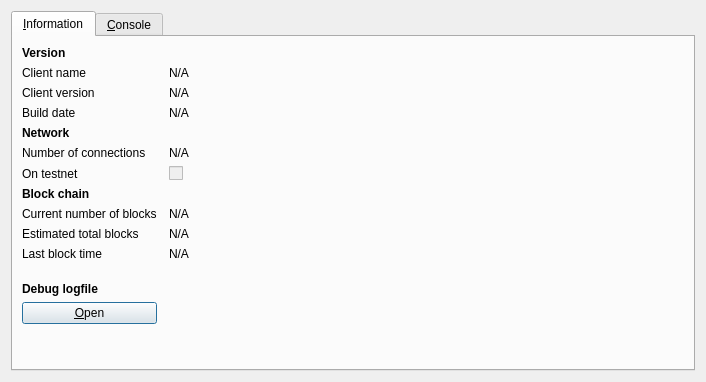
<?xml version="1.0" encoding="UTF-8"?>
<ui version="4.0">
 <class>RPCConsole</class>
 <widget class="QDialog" name="RPCConsole">
  <property name="geometry">
   <rect>
    <x>0</x>
    <y>0</y>
    <width>706</width>
    <height>382</height>
   </rect>
  </property>
  <property name="windowTitle">
   <string>Paycoin debug window</string>
  </property>
  <layout class="QVBoxLayout" name="verticalLayout_2">
   <item>
    <widget class="QTabWidget" name="tabWidget">
     <property name="currentIndex">
      <number>0</number>
     </property>
     <widget class="QWidget" name="tab_info">
      <attribute name="title">
       <string>&amp;Information</string>
      </attribute>
      <layout class="QGridLayout" name="gridLayout" columnstretch="0,1">
       <property name="horizontalSpacing">
        <number>12</number>
       </property>
       <item row="1" column="0">
        <widget class="QLabel" name="label_5">
         <property name="text">
          <string>Client name</string>
         </property>
        </widget>
       </item>
       <item row="1" column="1">
        <widget class="QLabel" name="clientName">
         <property name="text">
          <string>N/A</string>
         </property>
         <property name="textFormat">
          <enum>Qt::PlainText</enum>
         </property>
         <property name="textInteractionFlags">
          <set>Qt::LinksAccessibleByMouse|Qt::TextSelectableByKeyboard|Qt::TextSelectableByMouse</set>
         </property>
        </widget>
       </item>
       <item row="2" column="0">
        <widget class="QLabel" name="label_6">
         <property name="text">
          <string>Client version</string>
         </property>
        </widget>
       </item>
       <item row="2" column="1">
        <widget class="QLabel" name="clientVersion">
         <property name="text">
          <string>N/A</string>
         </property>
         <property name="textFormat">
          <enum>Qt::PlainText</enum>
         </property>
         <property name="textInteractionFlags">
          <set>Qt::LinksAccessibleByMouse|Qt::TextSelectableByKeyboard|Qt::TextSelectableByMouse</set>
         </property>
        </widget>
       </item>
       <item row="0" column="0">
        <widget class="QLabel" name="label_9">
         <property name="font">
          <font>
           <weight>75</weight>
           <bold>true</bold>
          </font>
         </property>
         <property name="text">
          <string>Version</string>
         </property>
        </widget>
       </item>
       <item row="4" column="0">
        <widget class="QLabel" name="label_11">
         <property name="font">
          <font>
           <weight>75</weight>
           <bold>true</bold>
          </font>
         </property>
         <property name="text">
          <string>Network</string>
         </property>
        </widget>
       </item>
       <item row="5" column="0">
        <widget class="QLabel" name="label_7">
         <property name="text">
          <string>Number of connections</string>
         </property>
        </widget>
       </item>
       <item row="5" column="1">
        <widget class="QLabel" name="numberOfConnections">
         <property name="text">
          <string>N/A</string>
         </property>
         <property name="textFormat">
          <enum>Qt::PlainText</enum>
         </property>
         <property name="textInteractionFlags">
          <set>Qt::LinksAccessibleByMouse|Qt::TextSelectableByKeyboard|Qt::TextSelectableByMouse</set>
         </property>
        </widget>
       </item>
       <item row="6" column="0">
        <widget class="QLabel" name="label_8">
         <property name="text">
          <string>On testnet</string>
         </property>
        </widget>
       </item>
       <item row="6" column="1">
        <widget class="QCheckBox" name="isTestNet">
         <property name="enabled">
          <bool>false</bool>
         </property>
         <property name="text">
          <string/>
         </property>
        </widget>
       </item>
       <item row="7" column="0">
        <widget class="QLabel" name="label_10">
         <property name="font">
          <font>
           <weight>75</weight>
           <bold>true</bold>
          </font>
         </property>
         <property name="text">
          <string>Block chain</string>
         </property>
        </widget>
       </item>
       <item row="8" column="0">
        <widget class="QLabel" name="label_3">
         <property name="text">
          <string>Current number of blocks</string>
         </property>
        </widget>
       </item>
       <item row="8" column="1">
        <widget class="QLabel" name="numberOfBlocks">
         <property name="text">
          <string>N/A</string>
         </property>
         <property name="textFormat">
          <enum>Qt::PlainText</enum>
         </property>
         <property name="textInteractionFlags">
          <set>Qt::LinksAccessibleByMouse|Qt::TextSelectableByKeyboard|Qt::TextSelectableByMouse</set>
         </property>
        </widget>
       </item>
       <item row="9" column="0">
        <widget class="QLabel" name="label_4">
         <property name="text">
          <string>Estimated total blocks</string>
         </property>
        </widget>
       </item>
       <item row="9" column="1">
        <widget class="QLabel" name="totalBlocks">
         <property name="text">
          <string>N/A</string>
         </property>
         <property name="textFormat">
          <enum>Qt::PlainText</enum>
         </property>
         <property name="textInteractionFlags">
          <set>Qt::LinksAccessibleByMouse|Qt::TextSelectableByKeyboard|Qt::TextSelectableByMouse</set>
         </property>
        </widget>
       </item>
       <item row="10" column="0">
        <widget class="QLabel" name="label_2">
         <property name="text">
          <string>Last block time</string>
         </property>
        </widget>
       </item>
       <item row="10" column="1">
        <widget class="QLabel" name="lastBlockTime">
         <property name="text">
          <string>N/A</string>
         </property>
         <property name="textFormat">
          <enum>Qt::PlainText</enum>
         </property>
         <property name="textInteractionFlags">
          <set>Qt::LinksAccessibleByMouse|Qt::TextSelectableByKeyboard|Qt::TextSelectableByMouse</set>
         </property>
        </widget>
       </item>
       <item row="11" column="0">
        <spacer name="verticalSpacer_2">
         <property name="orientation">
          <enum>Qt::Vertical</enum>
         </property>
         <property name="sizeHint" stdset="0">
          <size>
           <width>20</width>
           <height>20</height>
          </size>
         </property>
        </spacer>
       </item>
       <item row="12" column="0">
        <widget class="QLabel" name="labelDebugLogfile">
         <property name="font">
          <font>
           <weight>75</weight>
           <bold>true</bold>
          </font>
         </property>
         <property name="text">
          <string>Debug logfile</string>
         </property>
        </widget>
       </item>
       <item row="13" column="0">
        <widget class="QPushButton" name="openDebugLogfileButton">
         <property name="toolTip">
          <string>Open the Paycoin debug logfile from the current data directory. This can take a few seconds for large logfiles.</string>
         </property>
         <property name="text">
          <string>&amp;Open</string>
         </property>
        </widget>
       </item>
       <item row="14" column="0">
        <spacer name="verticalSpacer">
         <property name="orientation">
          <enum>Qt::Vertical</enum>
         </property>
         <property name="sizeHint" stdset="0">
          <size>
           <width>20</width>
           <height>40</height>
          </size>
         </property>
        </spacer>
       </item>
       <item row="3" column="0">
        <widget class="QLabel" name="label_12">
         <property name="text">
          <string>Build date</string>
         </property>
        </widget>
       </item>
       <item row="3" column="1">
        <widget class="QLabel" name="buildDate">
         <property name="text">
          <string>N/A</string>
         </property>
        </widget>
       </item>
      </layout>
     </widget>
     <widget class="QWidget" name="tab_console">
      <attribute name="title">
       <string>&amp;Console</string>
      </attribute>
      <layout class="QVBoxLayout" name="verticalLayout_3">
       <property name="spacing">
        <number>3</number>
       </property>
       <item>
        <widget class="QTextEdit" name="messagesWidget">
         <property name="minimumSize">
          <size>
           <width>0</width>
           <height>100</height>
          </size>
         </property>
         <property name="readOnly">
          <bool>true</bool>
         </property>
         <property name="tabKeyNavigation" stdset="0">
          <bool>false</bool>
         </property>
         <property name="columnCount" stdset="0">
          <number>2</number>
         </property>
        </widget>
       </item>
       <item>
        <layout class="QHBoxLayout" name="horizontalLayout">
         <property name="spacing">
          <number>3</number>
         </property>
         <item>
          <widget class="QLabel" name="label">
           <property name="text">
            <string>&gt;</string>
           </property>
          </widget>
         </item>
         <item>
          <widget class="QLineEdit" name="lineEdit"/>
         </item>
         <item>
          <widget class="QPushButton" name="clearButton">
           <property name="maximumSize">
            <size>
             <width>24</width>
             <height>24</height>
            </size>
           </property>
           <property name="toolTip">
            <string>Clear console</string>
           </property>
           <property name="text">
            <string/>
           </property>
           <property name="icon">
            <iconset resource="../paycoin.qrc">
             <normaloff>:/icons/remove</normaloff>:/icons/remove</iconset>
           </property>
           <property name="shortcut">
            <string notr="true">Ctrl+L</string>
           </property>
           <property name="autoDefault">
            <bool>false</bool>
           </property>
          </widget>
         </item>
        </layout>
       </item>
       <item>
        <layout class="QHBoxLayout" name="bottomLayout">
         <property name="spacing">
          <number>3</number>
         </property>
         <item>
          <widget class="QLabel" name="notice">
           <property name="text">
            <string>For more information on these commands, see the Wiki</string>
           </property>
          </widget>
         </item>
        </layout>
       </item>
      </layout>
     </widget>
    </widget>
   </item>
  </layout>
 </widget>
 <resources>
  <include location="../paycoin.qrc"/>
 </resources>
 <connections/>
</ui>
